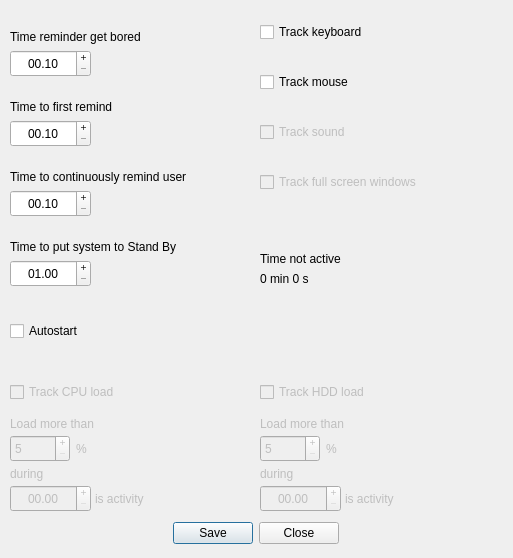
<?xml version="1.0" encoding="UTF-8"?>
<ui version="4.0">
 <class>settingsWin</class>
 <widget class="QWidget" name="settingsWin">
  <property name="geometry">
   <rect>
    <x>0</x>
    <y>0</y>
    <width>513</width>
    <height>558</height>
   </rect>
  </property>
  <property name="sizeIncrement">
   <size>
    <width>0</width>
    <height>0</height>
   </size>
  </property>
  <property name="windowTitle">
   <string>Settings</string>
  </property>
  <widget class="QCheckBox" name="mouseCb">
   <property name="geometry">
    <rect>
     <x>260</x>
     <y>60</y>
     <width>241</width>
     <height>44</height>
    </rect>
   </property>
   <property name="sizePolicy">
    <sizepolicy hsizetype="Minimum" vsizetype="Fixed">
     <horstretch>0</horstretch>
     <verstretch>0</verstretch>
    </sizepolicy>
   </property>
   <property name="text">
    <string>Track mouse</string>
   </property>
   <property name="checked">
    <bool>false</bool>
   </property>
  </widget>
  <widget class="QCheckBox" name="keyboardCb">
   <property name="geometry">
    <rect>
     <x>260</x>
     <y>10</y>
     <width>241</width>
     <height>44</height>
    </rect>
   </property>
   <property name="sizePolicy">
    <sizepolicy hsizetype="Minimum" vsizetype="Fixed">
     <horstretch>0</horstretch>
     <verstretch>0</verstretch>
    </sizepolicy>
   </property>
   <property name="text">
    <string>Track keyboard</string>
   </property>
   <property name="checked">
    <bool>false</bool>
   </property>
  </widget>
  <widget class="QCheckBox" name="soundCb">
   <property name="enabled">
    <bool>false</bool>
   </property>
   <property name="geometry">
    <rect>
     <x>260</x>
     <y>110</y>
     <width>241</width>
     <height>44</height>
    </rect>
   </property>
   <property name="sizePolicy">
    <sizepolicy hsizetype="Minimum" vsizetype="Fixed">
     <horstretch>0</horstretch>
     <verstretch>0</verstretch>
    </sizepolicy>
   </property>
   <property name="text">
    <string>Track sound</string>
   </property>
   <property name="checked">
    <bool>false</bool>
   </property>
  </widget>
  <widget class="QCheckBox" name="fullScreenCb">
   <property name="enabled">
    <bool>false</bool>
   </property>
   <property name="geometry">
    <rect>
     <x>260</x>
     <y>160</y>
     <width>241</width>
     <height>44</height>
    </rect>
   </property>
   <property name="sizePolicy">
    <sizepolicy hsizetype="Minimum" vsizetype="Fixed">
     <horstretch>0</horstretch>
     <verstretch>0</verstretch>
    </sizepolicy>
   </property>
   <property name="text">
    <string>Track full screen windows</string>
   </property>
   <property name="checked">
    <bool>false</bool>
   </property>
  </widget>
  <widget class="QTimeEdit" name="boringTe">
   <property name="geometry">
    <rect>
     <x>10</x>
     <y>50</y>
     <width>81</width>
     <height>27</height>
    </rect>
   </property>
   <property name="alignment">
    <set>Qt::AlignCenter</set>
   </property>
   <property name="buttonSymbols">
    <enum>QAbstractSpinBox::PlusMinus</enum>
   </property>
   <property name="specialValueText">
    <string/>
   </property>
   <property name="accelerated">
    <bool>true</bool>
   </property>
   <property name="maximumDateTime">
    <datetime>
     <hour>1</hour>
     <minute>0</minute>
     <second>0</second>
     <year>2000</year>
     <month>1</month>
     <day>1</day>
    </datetime>
   </property>
   <property name="maximumTime">
    <time>
     <hour>1</hour>
     <minute>0</minute>
     <second>0</second>
    </time>
   </property>
   <property name="minimumTime">
    <time>
     <hour>0</hour>
     <minute>0</minute>
     <second>10</second>
    </time>
   </property>
   <property name="displayFormat">
    <string>mm.ss</string>
   </property>
  </widget>
  <widget class="QLabel" name="boringLb">
   <property name="geometry">
    <rect>
     <x>10</x>
     <y>10</y>
     <width>241</width>
     <height>34</height>
    </rect>
   </property>
   <property name="text">
    <string>Time reminder get bored</string>
   </property>
   <property name="alignment">
    <set>Qt::AlignBottom|Qt::AlignLeading|Qt::AlignLeft</set>
   </property>
   <property name="wordWrap">
    <bool>true</bool>
   </property>
  </widget>
  <widget class="QTimeEdit" name="remindTe">
   <property name="geometry">
    <rect>
     <x>10</x>
     <y>120</y>
     <width>81</width>
     <height>27</height>
    </rect>
   </property>
   <property name="alignment">
    <set>Qt::AlignCenter</set>
   </property>
   <property name="buttonSymbols">
    <enum>QAbstractSpinBox::PlusMinus</enum>
   </property>
   <property name="specialValueText">
    <string/>
   </property>
   <property name="accelerated">
    <bool>true</bool>
   </property>
   <property name="maximumDateTime">
    <datetime>
     <hour>1</hour>
     <minute>0</minute>
     <second>0</second>
     <year>2000</year>
     <month>1</month>
     <day>1</day>
    </datetime>
   </property>
   <property name="maximumTime">
    <time>
     <hour>1</hour>
     <minute>0</minute>
     <second>0</second>
    </time>
   </property>
   <property name="minimumTime">
    <time>
     <hour>0</hour>
     <minute>0</minute>
     <second>10</second>
    </time>
   </property>
   <property name="displayFormat">
    <string>mm.ss</string>
   </property>
  </widget>
  <widget class="QLabel" name="remindLb">
   <property name="geometry">
    <rect>
     <x>10</x>
     <y>80</y>
     <width>241</width>
     <height>34</height>
    </rect>
   </property>
   <property name="text">
    <string>Time to first remind</string>
   </property>
   <property name="alignment">
    <set>Qt::AlignBottom|Qt::AlignLeading|Qt::AlignLeft</set>
   </property>
   <property name="wordWrap">
    <bool>true</bool>
   </property>
  </widget>
  <widget class="QLabel" name="continuouslyLb">
   <property name="geometry">
    <rect>
     <x>10</x>
     <y>150</y>
     <width>241</width>
     <height>34</height>
    </rect>
   </property>
   <property name="text">
    <string>Time to continuously remind user</string>
   </property>
   <property name="alignment">
    <set>Qt::AlignBottom|Qt::AlignLeading|Qt::AlignLeft</set>
   </property>
   <property name="wordWrap">
    <bool>true</bool>
   </property>
  </widget>
  <widget class="QTimeEdit" name="continuouslyTe">
   <property name="geometry">
    <rect>
     <x>10</x>
     <y>190</y>
     <width>81</width>
     <height>27</height>
    </rect>
   </property>
   <property name="alignment">
    <set>Qt::AlignCenter</set>
   </property>
   <property name="buttonSymbols">
    <enum>QAbstractSpinBox::PlusMinus</enum>
   </property>
   <property name="specialValueText">
    <string/>
   </property>
   <property name="accelerated">
    <bool>true</bool>
   </property>
   <property name="time">
    <time>
     <hour>0</hour>
     <minute>0</minute>
     <second>10</second>
    </time>
   </property>
   <property name="maximumDateTime">
    <datetime>
     <hour>1</hour>
     <minute>0</minute>
     <second>0</second>
     <year>2000</year>
     <month>1</month>
     <day>1</day>
    </datetime>
   </property>
   <property name="maximumTime">
    <time>
     <hour>1</hour>
     <minute>0</minute>
     <second>0</second>
    </time>
   </property>
   <property name="minimumTime">
    <time>
     <hour>0</hour>
     <minute>0</minute>
     <second>10</second>
    </time>
   </property>
   <property name="displayFormat">
    <string>mm.ss</string>
   </property>
  </widget>
  <widget class="QTimeEdit" name="standbyTe">
   <property name="geometry">
    <rect>
     <x>10</x>
     <y>260</y>
     <width>81</width>
     <height>27</height>
    </rect>
   </property>
   <property name="alignment">
    <set>Qt::AlignCenter</set>
   </property>
   <property name="buttonSymbols">
    <enum>QAbstractSpinBox::PlusMinus</enum>
   </property>
   <property name="specialValueText">
    <string/>
   </property>
   <property name="accelerated">
    <bool>true</bool>
   </property>
   <property name="maximumDateTime">
    <datetime>
     <hour>1</hour>
     <minute>0</minute>
     <second>0</second>
     <year>2000</year>
     <month>1</month>
     <day>1</day>
    </datetime>
   </property>
   <property name="maximumTime">
    <time>
     <hour>1</hour>
     <minute>0</minute>
     <second>0</second>
    </time>
   </property>
   <property name="minimumTime">
    <time>
     <hour>0</hour>
     <minute>1</minute>
     <second>0</second>
    </time>
   </property>
   <property name="displayFormat">
    <string>mm.ss</string>
   </property>
  </widget>
  <widget class="QLabel" name="standbyLb">
   <property name="geometry">
    <rect>
     <x>10</x>
     <y>220</y>
     <width>241</width>
     <height>34</height>
    </rect>
   </property>
   <property name="text">
    <string>Time to put system to Stand By</string>
   </property>
   <property name="alignment">
    <set>Qt::AlignBottom|Qt::AlignLeading|Qt::AlignLeft</set>
   </property>
   <property name="wordWrap">
    <bool>true</bool>
   </property>
  </widget>
  <widget class="QCheckBox" name="cpuCb">
   <property name="enabled">
    <bool>false</bool>
   </property>
   <property name="geometry">
    <rect>
     <x>10</x>
     <y>370</y>
     <width>241</width>
     <height>44</height>
    </rect>
   </property>
   <property name="sizePolicy">
    <sizepolicy hsizetype="Minimum" vsizetype="Fixed">
     <horstretch>0</horstretch>
     <verstretch>0</verstretch>
    </sizepolicy>
   </property>
   <property name="text">
    <string>Track CPU load</string>
   </property>
   <property name="checked">
    <bool>false</bool>
   </property>
  </widget>
  <widget class="QSpinBox" name="CPUprocSb">
   <property name="enabled">
    <bool>false</bool>
   </property>
   <property name="geometry">
    <rect>
     <x>10</x>
     <y>435</y>
     <width>60</width>
     <height>27</height>
    </rect>
   </property>
   <property name="buttonSymbols">
    <enum>QAbstractSpinBox::PlusMinus</enum>
   </property>
   <property name="accelerated">
    <bool>true</bool>
   </property>
   <property name="minimum">
    <number>5</number>
   </property>
   <property name="maximum">
    <number>100</number>
   </property>
  </widget>
  <widget class="QLabel" name="cpu1Lb">
   <property name="enabled">
    <bool>false</bool>
   </property>
   <property name="geometry">
    <rect>
     <x>10</x>
     <y>415</y>
     <width>241</width>
     <height>17</height>
    </rect>
   </property>
   <property name="text">
    <string>Load more than</string>
   </property>
  </widget>
  <widget class="QLabel" name="cpu2Lb">
   <property name="enabled">
    <bool>false</bool>
   </property>
   <property name="geometry">
    <rect>
     <x>76</x>
     <y>440</y>
     <width>151</width>
     <height>17</height>
    </rect>
   </property>
   <property name="text">
    <string>%</string>
   </property>
  </widget>
  <widget class="QLabel" name="cpu3Lb">
   <property name="enabled">
    <bool>false</bool>
   </property>
   <property name="geometry">
    <rect>
     <x>10</x>
     <y>465</y>
     <width>241</width>
     <height>17</height>
    </rect>
   </property>
   <property name="text">
    <string>during</string>
   </property>
  </widget>
  <widget class="QTimeEdit" name="CPUtimeTe">
   <property name="enabled">
    <bool>false</bool>
   </property>
   <property name="geometry">
    <rect>
     <x>10</x>
     <y>485</y>
     <width>81</width>
     <height>27</height>
    </rect>
   </property>
   <property name="alignment">
    <set>Qt::AlignCenter</set>
   </property>
   <property name="buttonSymbols">
    <enum>QAbstractSpinBox::PlusMinus</enum>
   </property>
   <property name="specialValueText">
    <string/>
   </property>
   <property name="accelerated">
    <bool>true</bool>
   </property>
   <property name="maximumDateTime">
    <datetime>
     <hour>0</hour>
     <minute>45</minute>
     <second>59</second>
     <year>2000</year>
     <month>1</month>
     <day>1</day>
    </datetime>
   </property>
   <property name="maximumTime">
    <time>
     <hour>0</hour>
     <minute>45</minute>
     <second>59</second>
    </time>
   </property>
   <property name="displayFormat">
    <string>mm.ss</string>
   </property>
  </widget>
  <widget class="QLabel" name="cpu4Lb">
   <property name="enabled">
    <bool>false</bool>
   </property>
   <property name="geometry">
    <rect>
     <x>95</x>
     <y>490</y>
     <width>131</width>
     <height>17</height>
    </rect>
   </property>
   <property name="text">
    <string>is activity</string>
   </property>
  </widget>
  <widget class="QLabel" name="hdd4Lb">
   <property name="enabled">
    <bool>false</bool>
   </property>
   <property name="geometry">
    <rect>
     <x>345</x>
     <y>490</y>
     <width>131</width>
     <height>17</height>
    </rect>
   </property>
   <property name="text">
    <string>is activity</string>
   </property>
  </widget>
  <widget class="QSpinBox" name="HDDprocSb">
   <property name="enabled">
    <bool>false</bool>
   </property>
   <property name="geometry">
    <rect>
     <x>260</x>
     <y>435</y>
     <width>60</width>
     <height>27</height>
    </rect>
   </property>
   <property name="buttonSymbols">
    <enum>QAbstractSpinBox::PlusMinus</enum>
   </property>
   <property name="accelerated">
    <bool>true</bool>
   </property>
   <property name="minimum">
    <number>5</number>
   </property>
   <property name="maximum">
    <number>100</number>
   </property>
  </widget>
  <widget class="QCheckBox" name="hddCb">
   <property name="enabled">
    <bool>false</bool>
   </property>
   <property name="geometry">
    <rect>
     <x>260</x>
     <y>370</y>
     <width>241</width>
     <height>44</height>
    </rect>
   </property>
   <property name="sizePolicy">
    <sizepolicy hsizetype="Minimum" vsizetype="Fixed">
     <horstretch>0</horstretch>
     <verstretch>0</verstretch>
    </sizepolicy>
   </property>
   <property name="text">
    <string>Track HDD load</string>
   </property>
   <property name="checked">
    <bool>false</bool>
   </property>
  </widget>
  <widget class="QLabel" name="hdd1Lb">
   <property name="enabled">
    <bool>false</bool>
   </property>
   <property name="geometry">
    <rect>
     <x>260</x>
     <y>415</y>
     <width>241</width>
     <height>17</height>
    </rect>
   </property>
   <property name="text">
    <string>Load more than</string>
   </property>
  </widget>
  <widget class="QLabel" name="hdd3Lb">
   <property name="enabled">
    <bool>false</bool>
   </property>
   <property name="geometry">
    <rect>
     <x>260</x>
     <y>465</y>
     <width>241</width>
     <height>17</height>
    </rect>
   </property>
   <property name="text">
    <string>during</string>
   </property>
  </widget>
  <widget class="QLabel" name="hdd2Lb">
   <property name="enabled">
    <bool>false</bool>
   </property>
   <property name="geometry">
    <rect>
     <x>326</x>
     <y>440</y>
     <width>151</width>
     <height>17</height>
    </rect>
   </property>
   <property name="text">
    <string>%</string>
   </property>
  </widget>
  <widget class="QTimeEdit" name="HDDtimeTe">
   <property name="enabled">
    <bool>false</bool>
   </property>
   <property name="geometry">
    <rect>
     <x>260</x>
     <y>485</y>
     <width>81</width>
     <height>27</height>
    </rect>
   </property>
   <property name="alignment">
    <set>Qt::AlignCenter</set>
   </property>
   <property name="buttonSymbols">
    <enum>QAbstractSpinBox::PlusMinus</enum>
   </property>
   <property name="specialValueText">
    <string/>
   </property>
   <property name="accelerated">
    <bool>true</bool>
   </property>
   <property name="maximumDateTime">
    <datetime>
     <hour>0</hour>
     <minute>45</minute>
     <second>59</second>
     <year>2000</year>
     <month>1</month>
     <day>1</day>
    </datetime>
   </property>
   <property name="maximumTime">
    <time>
     <hour>0</hour>
     <minute>45</minute>
     <second>59</second>
    </time>
   </property>
   <property name="displayFormat">
    <string>mm.ss</string>
   </property>
  </widget>
  <widget class="QLabel" name="notActiveLb">
   <property name="geometry">
    <rect>
     <x>260</x>
     <y>250</y>
     <width>241</width>
     <height>17</height>
    </rect>
   </property>
   <property name="text">
    <string>Time not active</string>
   </property>
  </widget>
  <widget class="QLabel" name="notActiveOutLb">
   <property name="geometry">
    <rect>
     <x>260</x>
     <y>270</y>
     <width>241</width>
     <height>17</height>
    </rect>
   </property>
   <property name="text">
    <string>0 min 0 s</string>
   </property>
  </widget>
  <widget class="QDialogButtonBox" name="bottomBb">
   <property name="geometry">
    <rect>
     <x>10</x>
     <y>520</y>
     <width>491</width>
     <height>27</height>
    </rect>
   </property>
   <property name="autoFillBackground">
    <bool>false</bool>
   </property>
   <property name="standardButtons">
    <set>QDialogButtonBox::Close|QDialogButtonBox::Save</set>
   </property>
   <property name="centerButtons">
    <bool>true</bool>
   </property>
  </widget>
  <widget class="QCheckBox" name="autostartCb">
   <property name="enabled">
    <bool>true</bool>
   </property>
   <property name="geometry">
    <rect>
     <x>10</x>
     <y>320</y>
     <width>241</width>
     <height>22</height>
    </rect>
   </property>
   <property name="sizePolicy">
    <sizepolicy hsizetype="Minimum" vsizetype="Fixed">
     <horstretch>0</horstretch>
     <verstretch>0</verstretch>
    </sizepolicy>
   </property>
   <property name="text">
    <string>Autostart</string>
   </property>
   <property name="checked">
    <bool>false</bool>
   </property>
  </widget>
 </widget>
 <tabstops>
  <tabstop>boringTe</tabstop>
  <tabstop>remindTe</tabstop>
  <tabstop>continuouslyTe</tabstop>
  <tabstop>standbyTe</tabstop>
  <tabstop>keyboardCb</tabstop>
  <tabstop>mouseCb</tabstop>
  <tabstop>soundCb</tabstop>
  <tabstop>fullScreenCb</tabstop>
  <tabstop>cpuCb</tabstop>
  <tabstop>autostartCb</tabstop>
  <tabstop>CPUprocSb</tabstop>
  <tabstop>CPUtimeTe</tabstop>
  <tabstop>hddCb</tabstop>
  <tabstop>HDDprocSb</tabstop>
  <tabstop>HDDtimeTe</tabstop>
  <tabstop>bottomBb</tabstop>
 </tabstops>
 <resources/>
 <connections/>
</ui>
